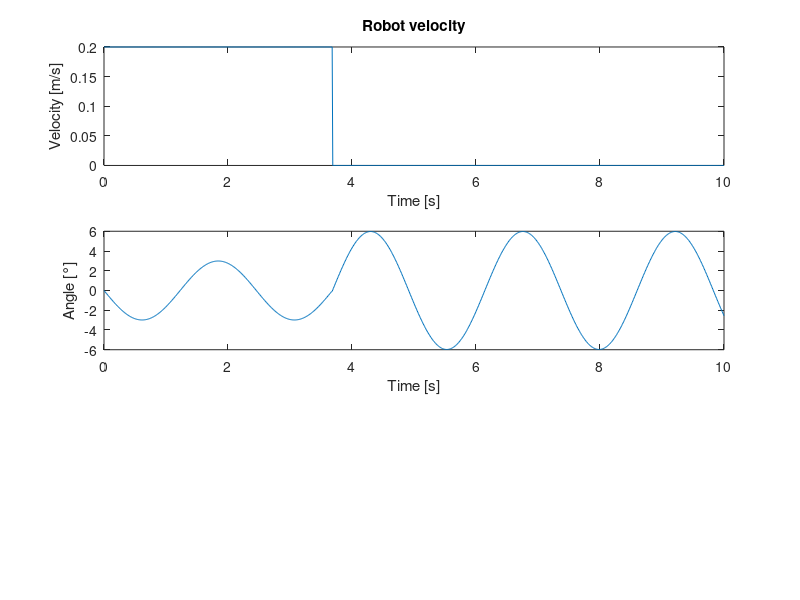

Recreate this plot in MATLAB. (Note: this script raises an error after producing the figure.)
%% TRANSFER FUNCTION
clear all
clc
set(0,'DefaultFigureWindowStyle','docked')
g = 9.81;
l = 1.5; %cable length

% Pendulum properties
omega = sqrt(g/l);
period = 2*pi/omega;
T = 1.5*period;

v_avg = 0.2;

% Experiment opstelling:
theta_opt = 65.5*pi/180; %optimale eindhoek kabel [rad]
%theta_opt = pi/4;
dx_robot = v_avg*T;  %horizontale verplaatsing robot [m]
dx_object = dx_robot + l*sin(theta_opt); %horizontale verplaatsing bak [m]

%Initial conditions
theta_init = -pi/4;
omega_init = 0;

x = 0:0.1:dx_robot; %m
time = 0:0.01:10; %s


%% 

% Choose desired input: 

% 1 = ramp input constant speed
% 2 = bang-bang motion law (1e orde continu)

% 3 = 7de graads polynoom (4e orde continu, heel smooth dus eig hoop ik dat
% dit minder goed werkt)







for input_type = 1:3

    input = zeros(length(time),1);
    velocity = zeros(length(time),1);

    if input_type == 1
        % snelheid robot = v
        v = 0.2; %m/s
        

        % t = x/v: tijd vd beweging vd robot voor constante v
        t = dx_robot/v; %s
    
    
        ramp = v*time(1:ceil(t/0.01)); 

        %ramp
        input(1:ceil(t/0.01)) = ramp;
        %constant position at dx_robot
        input(ceil(t/0.01):end) = dx_robot;

        
        velocity(1:ceil(t/0.01)) = v;

        
    end

    if input_type == 2

        % Duratie beweging zelf te kiezen. Neem zelfde tijden als ramp
        T = dx_robot/0.2;
        tau1 = time(1:ceil(T/(2*0.01)))/T;
        tau2 = time(ceil(T/(2*0.01)):ceil(T/0.01))/T;
        % bang-bang
        S1 = dx_robot*2*(tau1).^2;
        S2 = dx_robot*(-2*tau2.^2+4*tau2-1);

        
        %motion law input
        input(1:ceil(T/(2*0.01))) = S1;
        input(ceil(T/(2*0.01)):ceil(T/(0.01))) = S2;
        %constant position at end
        input(ceil(T/0.01):end) = dx_robot;
        
        v = 0.2;
        V1 = v*4*tau1;
        V2 = v*(-4*tau2 + 4);

        
        velocity(1:ceil(T/(2*0.01)),1) = V1;
        velocity(ceil(T/(2*0.01)):ceil(T/(0.01)),1) = V2;        
        velocity(ceil(T/0.01)+1:end,1) = 0;
    end
    


    if input_type == 3

        % Duratie beweging zelf te kiezen. Neem zelfde tijden als ramp
        T = dx_robot/0.2;
        tau = time(1:ceil(T/0.01))/T;
        % 7th degree polynomial
        S = dx_robot*(-20*tau.^7+70*tau.^6-84*tau.^5+35*tau.^4);

        
        %motion law input
        input(1:ceil(T/(0.01))) = S;
        
        %constant position at end
        input(ceil(T/0.01):end) = dx_robot;
        v=0.2;
        V = v*(-7*20*tau.^6 + 6*70*tau.^5 -5*84*tau.^4 +4*35*tau.^3);

        velocity(1:ceil(T/0.01),1) = V;      
        velocity(1+ceil(T/0.01):end) = 0;
    end
    
   
    
   % Define system matrices
    A = [0 1; -g/l 0];
    B = [0; 1];
    C = [1 0]; % Measure only theta
    D = 0;
    X0 = [theta_init,omega_init];
   
    % Create state-space system
    sys_ss = ss(A, B, C, D);


    % Simulation
    %[theta,time] = lsim(sys_ss, input, time, X0); 
    sys = tf([-1 0 0], [l 0 g]);
    [theta, time] = lsim(sys, input, time);
    
    % Object position in time
    x_obj = input + l*sin(theta);
    y_obj = l*(1-cos(theta));
    
    % Does the object reach the optimal angle at this speed
    max_angle = max(theta);

    %time = timeindex / 100
    disp('SPEED = ')
    disp(0.2)
    
    if max_angle >= theta_opt
        disp('VVVVVVVVVVVVVVVVVVVVVVVVVVVVVVVVVVVVVVVV')
        disp('Destination can be reached at this speed')
        disp('VVVVVVVVVVVVVVVVVVVVVVVVVVVVVVVVVVVVVVVV')
        
    else
        disp('XXXXXXXXXXXXXXXXXXXXXXXXXXXXXXXXXXXXXXXXX')
        disp('Destination is not reached, speed too low')
        disp('XXXXXXXXXXXXXXXXXXXXXXXXXXXXXXXXXXXXXXXXX')
    end

    disp('----------------------------------------------------------')
    
    
    %plots
    figure
    subplot(3,1,1)
    plot(time, velocity)
    xlabel('Time [s]')
    ylabel('Velocity [m/s]')
    title('Robot velocity')
    

    subplot(3,1,2)
    plot(time,theta*180/pi)
    xlabel('Time [s]')
    ylabel('Angle [°]')
    hold on
    xline(input(end)/0.2, 'Color', 'r', 'LineStyle', '--')
    title('Cable angle')
    %yline(theta_opt, 'Color', 'g', 'LineStyle', '--');
    legend('Simulation result', 'End of robot movement')
    
    
    subplot(3,1,3)
    plot(x_obj,y_obj)
    xlabel('x-distance [m]')
    ylabel('z-distance [m]')
    hold on
    xline(input(end), 'Color', 'r', 'LineStyle', '--');
    title('Object position')
end

